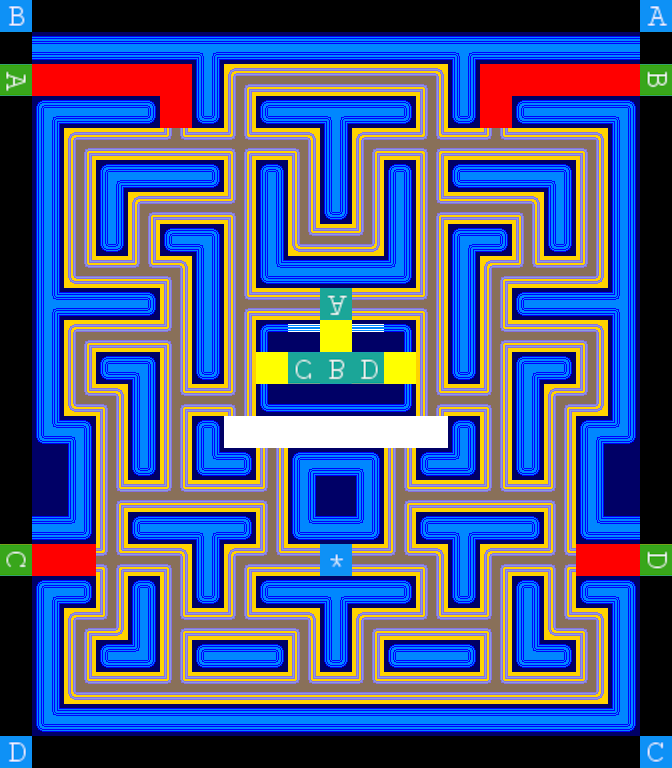

This is a level from a 2D game, rendered from its Tiled map with the project's own tilesets. A one-line summary and the map file follow, with tile-layer data summarised:
An orthogonal 21x24 tile map with 32x32 px tiles, 6 tile layers (Background, Maze, Directions, MazeZones, ...), 4 tilesets.

<map version="1.5" tiledversion="1.7.2" orientation="orthogonal" renderorder="right-down" width="21" height="24" tilewidth="32" tileheight="32" infinite="0" nextlayerid="7" nextobjectid="1">
 <tileset firstgid="1" name="corners" tilewidth="32" tileheight="32" tilecount="80" columns="10">
  <image source="maps/chompermazetilesfull_blue.png" width="320" height="256" />
 </tileset>
 <tileset firstgid="81" name="location" tilewidth="32" tileheight="32" tilecount="100" columns="10">
  <image source="maps/location.png" trans="000000" width="320" height="320" />
 </tileset>
 <tileset firstgid="181" name="mazedirs" tilewidth="32" tileheight="32" tilecount="15" columns="15">
  <image source="maps/mazedirs.png" trans="000000" width="480" height="32" />
 </tileset>
 <tileset firstgid="196" name="zones" tilewidth="32" tileheight="32" tilecount="8" columns="1">
  <image source="maps/mazezones.png" trans="000000" width="32" height="256" />
 </tileset>
 <layer id="1" name="Background" width="21" height="24">
  <data>[504 cells, 418 non-empty, 1 distinct tile ids]</data>
 </layer>
 <layer id="2" name="Maze" width="21" height="24">
  <data>[504 cells, 368 non-empty, 24 distinct tile ids]</data>
 </layer>
 <layer id="4" name="Directions" width="21" height="24">
  <data>[504 cells, 212 non-empty, 13 distinct tile ids]</data>
 </layer>
 <layer id="6" name="MazeZones" width="21" height="24">
  <data>[504 cells, 33 non-empty, 3 distinct tile ids]</data>
 </layer>
 <layer id="3" name="MazeLocations" width="21" height="24">
  <data>[504 cells, 6 non-empty, 4 distinct tile ids]</data>
 </layer>
 <layer id="5" name="ArtistsLocations" width="21" height="24">
  <data>[504 cells, 13 non-empty, 13 distinct tile ids]</data>
 </layer>
</map>
